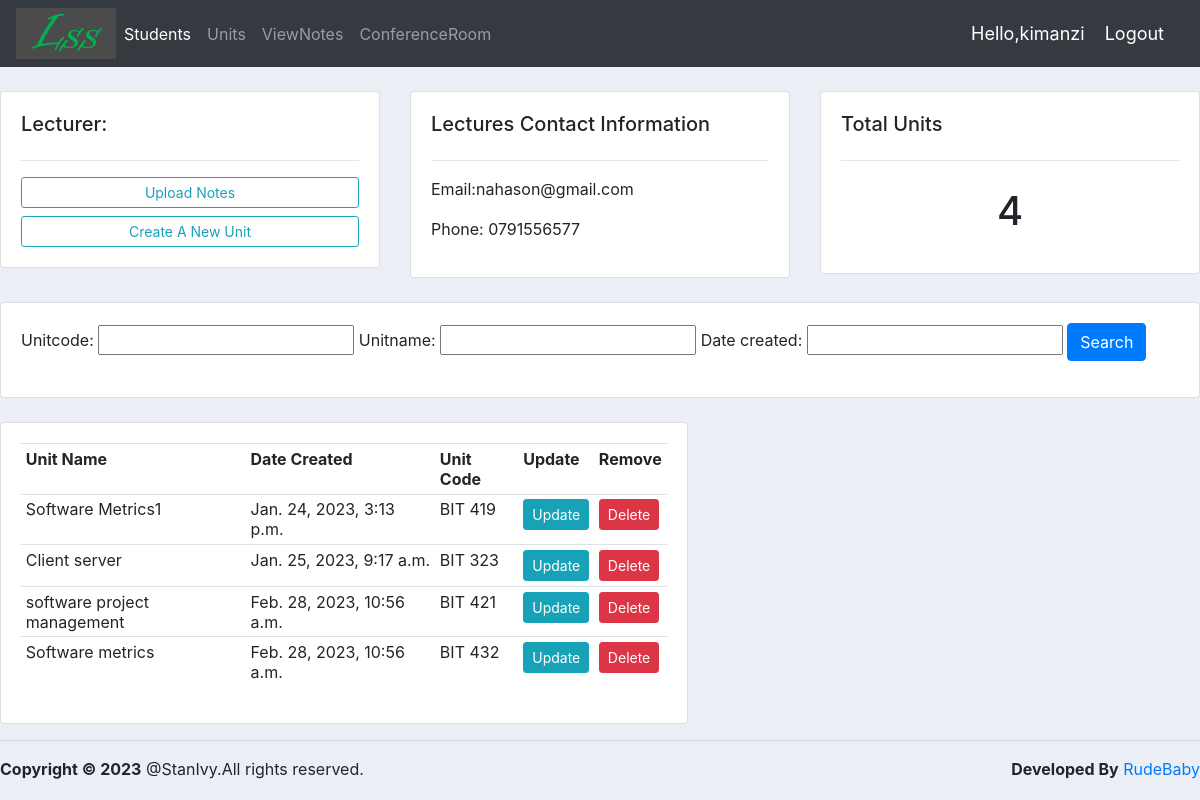
The page /teacher/1/ (signed in) on the database its author committed.
### events/models.py (models this page shows, shortened)
class teacher(models.Model):
    user = models.OneToOneField(User,null=True, blank=True, on_delete=models.CASCADE)
    name = models.CharField(max_length=200, null=True)
    phone = models.CharField(max_length=200, null=True)
    email = models.CharField(max_length=200, null=True)
    date_created = models.DateTimeField(auto_now_add=True, null=True)

class unit(models.Model):
    student = models.ForeignKey(student, null=True, on_delete=models.SET_NULL)
    teacher = models.ForeignKey(teacher, null=True, on_delete=models.SET_NULL)
    Book    = models.ForeignKey(Book,null=True,on_delete=models.SET_NULL)
    unitcode = models.CharField(max_length=200, null=True)
    unitname = models.CharField(max_length=200, null=True)
    date_created = models.DateTimeField(auto_now_add=True, null=True)

### events/decorators.py (the view)
        def wrapper_func(request,*args,**kwargs):
            group =None
            if request.user.groups.exists():
                group=request.user.groups.all()[0].name
            if group in allowed_roles:
                return view_func(request,*args, **kwargs)
            else:
                return HttpResponse("Ooops!! you are not authorized to view this page ")

### events/views.py (called while the page is built)
@login_required(login_url='login')
@allowed_users(allowed_roles=['admin','teacher'])
def teachers(request,pk_test):
    teachers = teacher.objects.get(id=pk_test)
    units = teachers.unit_set.all()
    unit_count = units.count()
    myfilter = UnitFilter(request.GET,queryset=units)
    units = myfilter.qs
    context = {'teachers':teachers,'units':units,'unit_count':unit_count,'myfilter':myfilter}
    return render(request,'events/teacher.html',context)

### events/templates/events/teacher.html
{% extends 'events/main.html'%}
{% block content %}
<br>
<div class="row">
    <div class="col-md">
        <div class="card card-body">
            <h5>Lecturer:</h5>
            <hr>
            <a class="btn btn-outline-info btn-sm btn-block" href="{% url 'upload_book' %}">Upload Notes</a>
            <a class="btn btn-outline-info btn-sm btn-block" href="{% url 'create_unit' teachers.id %}">Create A New Unit</a>
        </div>
    </div>
    <div class="col-md">
        <div class="card card-body">
            <h5> Lectures Contact Information</h5>
            <hr>
            <p>Email:{{teachers.email}}</p>
            <p>Phone: {{teachers.phone}}</p>
        </div>
    </div>
    <div class="col-md">
        <div class="card card-body">
            <h5>Total Units</h5>
            <hr>
            <h1 style="text-align: center; padding:10px">{{unit_count}}</h1>
        </div>
    </div>
</div>
<br>
<div class="row">
    <div class="col">
        <div class="card card-body">
            <form method="get">
                {{myfilter.form}}
                <button class="btn btn-primary" type="submit">Search</button>
            </form>
        </div>
    </div>
</div>
<br>
<div class="row">
      <div class="col-md-7">
        <div class="card card-body">
            <table class="table table-sm">
                <tr>
                    <th>Unit Name</th>
                    <th>Date Created</th>
                    <th>Unit Code</th>
                    <th>Update</th>
                    <th>Remove</th>
                </tr>
                {%for i in units %}
                   <tr>
                       <td>{{i.unitname}}</td>
                       <td>{{i.date_created }}</td>
                       <td>{{i.unitcode}}</td>
                       <td><a class="btn btn-sm btn-info" href="{% url 'update_unit' i.id %}">Update</a> </td>
                       <td><a class="btn btn-sm btn-danger" href="{% url 'delete_unit' i.id %}">Delete</a> </td>
                   </tr>
                {% endfor%}
            </table>
        </div>
      </div>
</div>
{% endblock %}

### events/templates/events/navbar.html (shortened to what this page needs)
{% load static %}
<nav class="navbar navbar-expand-lg navbar-dark bg-dark">
    <img src="{% static 'images/class1.png' %}">
  <div class="collapse navbar-collapse" id="navbarNav">
    <ul class="navbar-nav">
      <li class="nav-item active">
       <a class="nav-link" href="{% url 'students' %}">Students</a>
      </li>
         <li class="nav-item ">
       <a class="nav-link" href="{% url 'unit' %}">Units</a>
      </li>
        <li class="nav-item ">
       <a class="nav-link" href="{% url 'book_list' %}">ViewNotes</a>
      </li>
        <li class="nav-item ">
       <a class="nav-link" href="{% url 'chat' %} ">ConferenceRoom</a>
      </li>
      </ul>
  </div>
    <span class="hello-msg">Hello,{{request.user}}</span>
        <span ><a class="hello-msg" href="{% url 'logout' %}">Logout</a> </span>
</nav>

### static/css/main.css (style rules this page uses)
body { background-color:#ebeff5; }
body { background-image:url(admin.jpg); background-size:100%; }

### events/templates/events/navbar.html (style rules this page uses)
.hello-msg { font-size: 18px; color:#fff; margin-right: 20px }

### rows shown on the page
teacher: email "nahason@gmail.com", phone "0791556577"
unit: unitname "Software Metrics1", date_created "Jan. 24, 2023, 3:13 p.m.", unitcode "BIT 419"
unit: unitname "Client server", date_created "Jan. 25, 2023, 9:17 a.m.", unitcode "BIT 323"
unit: unitname "software project management", date_created "Feb. 28, 2023, 10:56 a.m.", unitcode "BIT 421"
unit: unitname "Software metrics", date_created "Feb. 28, 2023, 10:56 a.m.", unitcode "BIT 432"

### other values the page prints
{{ request.user }} "kimanzi"
{{ unit_count }} "4"
